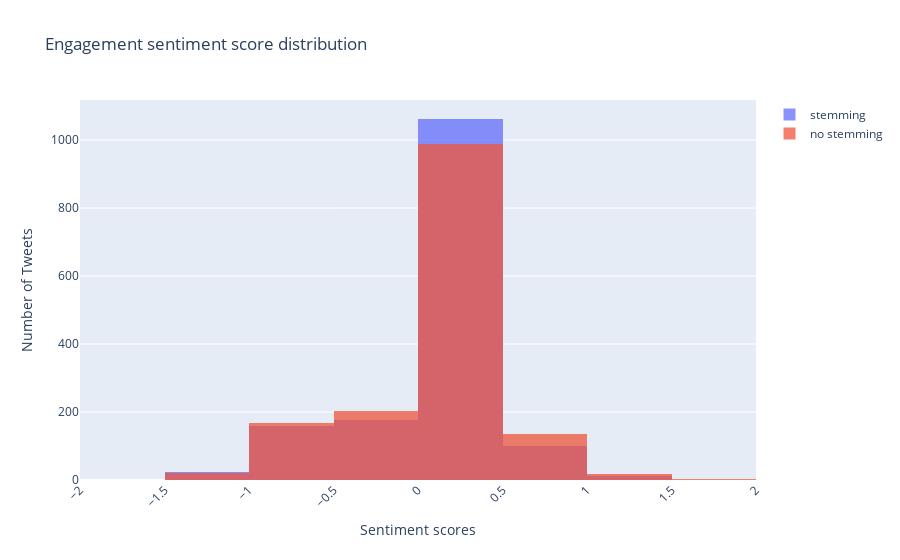

Notebook code for this chart:
### Code cell
fig = go.Figure()
fig.add_trace(
    go.Histogram(
        x=df_en['sentiment_score_stemmed'],
        name='stemming',
        xbins=dict(
            start=-3.0,
            end=3,
            size=0.5
        )
    )
)
fig.add_trace(
    go.Histogram(
        x=df_en['sentiment_score'],
        name='no stemming',
        xbins=dict(
            start=-3.0,
            end=3.0,
            size=0.5
        )
    )
)
fig.update_layout(
    title='Engagement sentiment score distribution',
    xaxis_title='Sentiment scores',
    yaxis_title='Number of Tweets',
    xaxis_tickangle=-45,
    barmode='overlay'
)
fig.update_traces(opacity=0.75)
fig.show()

### Figure 1 — Plotly figure (JSON) as saved in the notebook; plotly's stock layout.template omitted (floating-point values rounded to 4 significant figures; data arrays with more than 128 entries replaced by an {"elided": "..."} marker saying what was removed)
{"data": [{"name": "stemming", "opacity": 0.75, "type": "histogram", "x": {"elided": "1537 float values"}, "xbins": {"end": 3, "size": 0.5, "start": -3}}, {"name": "no stemming", "opacity": 0.75, "type": "histogram", "x": {"elided": "1537 float values"}, "xbins": {"end": 3, "size": 0.5, "start": -3}}], "layout": {"autosize": true, "barmode": "overlay", "title": {"text": "Engagement sentiment score distribution"}, "xaxis": {"autorange": true, "range": [-2, 2], "tickangle": -45, "title": {"text": "Sentiment scores"}, "type": "linear"}, "yaxis": {"autorange": true, "range": [0, 1118.0], "title": {"text": "Number of Tweets"}}}}
